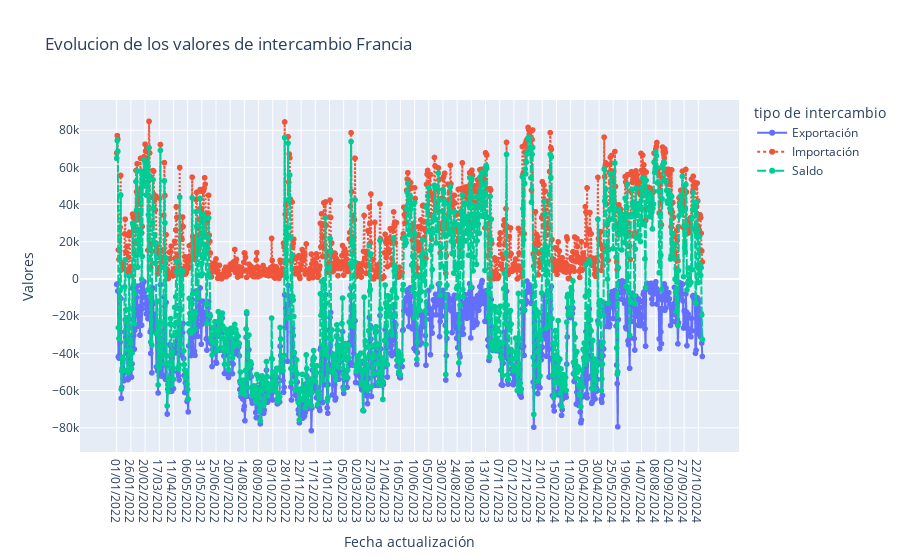

Notebook code for this chart:
### Code cell
fig = px.line(df_intercambio[df_intercambio['nombre'] == 'Francia'], x = 'Fecha actualización', y = 'Valores', color= 'tipo de intercambio',
              line_group='tipo de intercambio',
              title= 'Evolucion de los valores de intercambio Francia',
              line_dash='tipo de intercambio',
              markers= True)

fig.show()

### Figure 1 — Plotly figure (JSON) as saved in the notebook; plotly's stock layout.template omitted (floating-point values rounded to 4 significant figures; data arrays with more than 128 entries replaced by an {"elided": "..."} marker saying what was removed)
{"data": [{"hovertemplate": "tipo de intercambio=Exportación<br>Fecha actualización=%{x}<br>Valores=%{y}<extra></extra>", "legendgroup": "Exportación", "line": {"color": "#636efa", "dash": "solid"}, "marker": {"symbol": "circle"}, "mode": "lines+markers", "name": "Exportación", "showlegend": true, "type": "scattergl", "x": {"elided": "1033 str values"}, "xaxis": "x", "y": {"elided": "1033 float values"}, "yaxis": "y"}, {"hovertemplate": "tipo de intercambio=Importación<br>Fecha actualización=%{x}<br>Valores=%{y}<extra></extra>", "legendgroup": "Importación", "line": {"color": "#EF553B", "dash": "dot"}, "marker": {"symbol": "circle"}, "mode": "lines+markers", "name": "Importación", "showlegend": true, "type": "scattergl", "x": {"elided": "1026 str values"}, "xaxis": "x", "y": {"elided": "1026 float values"}, "yaxis": "y"}, {"hovertemplate": "tipo de intercambio=Saldo<br>Fecha actualización=%{x}<br>Valores=%{y}<extra></extra>", "legendgroup": "Saldo", "line": {"color": "#00cc96", "dash": "dash"}, "marker": {"symbol": "circle"}, "mode": "lines+markers", "name": "Saldo", "showlegend": true, "type": "scattergl", "x": {"elided": "1033 str values"}, "xaxis": "x", "y": {"elided": "1033 float values"}, "yaxis": "y"}], "layout": {"legend": {"title": {"text": "tipo de intercambio"}, "tracegroupgap": 0}, "title": {"text": "Evolucion de los valores de intercambio Francia"}, "xaxis": {"anchor": "y", "domain": [0, 1], "title": {"text": "Fecha actualización"}}, "yaxis": {"anchor": "x", "domain": [0, 1], "title": {"text": "Valores"}}}}
